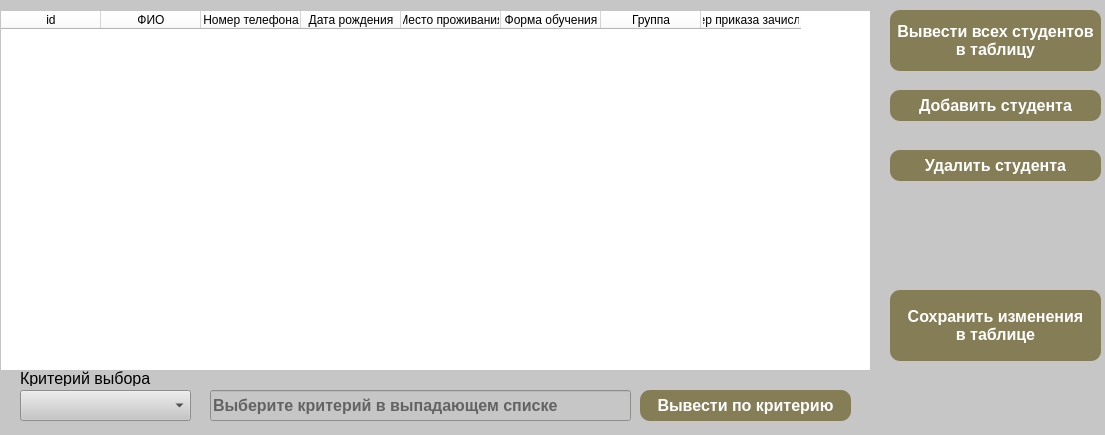
<?xml version="1.0" encoding="UTF-8"?>
<ui version="4.0">
 <class>main_student_window</class>
 <widget class="QMainWindow" name="main_student_window">
  <property name="geometry">
   <rect>
    <x>0</x>
    <y>0</y>
    <width>1105</width>
    <height>435</height>
   </rect>
  </property>
  <property name="windowTitle">
   <string>Форма студентов</string>
  </property>
  <property name="styleSheet">
   <string notr="true">background-color: rgb(198, 198, 198);</string>
  </property>
  <widget class="QWidget" name="centralwidget">
   <widget class="QPushButton" name="btn_open_add_student_form">
    <property name="geometry">
     <rect>
      <x>890</x>
      <y>90</y>
      <width>211</width>
      <height>31</height>
     </rect>
    </property>
    <property name="font">
     <font>
      <pointsize>12</pointsize>
      <weight>75</weight>
      <bold>true</bold>
     </font>
    </property>
    <property name="styleSheet">
     <string notr="true">QPushButton {background-color: rgb(133, 125, 86); 
color: White; border-radius: 10px;}
QPushButton:pressed {background-color:rgb(43, 252, 50) ; }</string>
    </property>
    <property name="text">
     <string>Добавить студента</string>
    </property>
    <property name="autoDefault">
     <bool>false</bool>
    </property>
    <property name="default">
     <bool>false</bool>
    </property>
    <property name="flat">
     <bool>false</bool>
    </property>
   </widget>
   <widget class="QPushButton" name="btn_open_delete_student_form">
    <property name="geometry">
     <rect>
      <x>890</x>
      <y>150</y>
      <width>211</width>
      <height>31</height>
     </rect>
    </property>
    <property name="font">
     <font>
      <pointsize>12</pointsize>
      <weight>75</weight>
      <bold>true</bold>
     </font>
    </property>
    <property name="styleSheet">
     <string notr="true">QPushButton {background-color: rgb(133, 125, 86); 
color: White; border-radius: 10px;}
QPushButton:pressed {background-color:rgb(43, 252, 50) ; }</string>
    </property>
    <property name="text">
     <string>Удалить студента</string>
    </property>
    <property name="autoDefault">
     <bool>false</bool>
    </property>
    <property name="default">
     <bool>false</bool>
    </property>
    <property name="flat">
     <bool>false</bool>
    </property>
   </widget>
   <widget class="QPushButton" name="btn_out_all_student">
    <property name="geometry">
     <rect>
      <x>890</x>
      <y>10</y>
      <width>211</width>
      <height>61</height>
     </rect>
    </property>
    <property name="font">
     <font>
      <pointsize>12</pointsize>
      <weight>75</weight>
      <bold>true</bold>
     </font>
    </property>
    <property name="styleSheet">
     <string notr="true">QPushButton {background-color: rgb(133, 125, 86); 
color: White; border-radius: 10px;}
QPushButton:pressed {background-color:rgb(43, 252, 50) ; }</string>
    </property>
    <property name="text">
     <string>Вывести всех студентов 
в таблицу</string>
    </property>
    <property name="autoDefault">
     <bool>false</bool>
    </property>
    <property name="default">
     <bool>false</bool>
    </property>
    <property name="flat">
     <bool>false</bool>
    </property>
   </widget>
   <widget class="QComboBox" name="cb_choice_filter">
    <property name="geometry">
     <rect>
      <x>20</x>
      <y>390</y>
      <width>171</width>
      <height>31</height>
     </rect>
    </property>
    <property name="font">
     <font>
      <pointsize>12</pointsize>
      <weight>75</weight>
      <bold>true</bold>
     </font>
    </property>
    <property name="currentText">
     <string/>
    </property>
    <item>
     <property name="text">
      <string/>
     </property>
    </item>
    <item>
     <property name="text">
      <string>id</string>
     </property>
    </item>
    <item>
     <property name="text">
      <string>ФИО</string>
     </property>
    </item>
    <item>
     <property name="text">
      <string>Номер телефона</string>
     </property>
    </item>
    <item>
     <property name="text">
      <string>Дата рождения</string>
     </property>
    </item>
    <item>
     <property name="text">
      <string>Группа</string>
     </property>
    </item>
    <item>
     <property name="text">
      <string>Способ обучения</string>
     </property>
    </item>
   </widget>
   <widget class="QLineEdit" name="edit_filter">
    <property name="enabled">
     <bool>false</bool>
    </property>
    <property name="geometry">
     <rect>
      <x>210</x>
      <y>390</y>
      <width>421</width>
      <height>31</height>
     </rect>
    </property>
    <property name="font">
     <font>
      <pointsize>12</pointsize>
      <weight>75</weight>
      <bold>true</bold>
     </font>
    </property>
    <property name="placeholderText">
     <string>Выберите критерий в выпадающем списке</string>
    </property>
   </widget>
   <widget class="QPushButton" name="btn_open_delete_student_form_2">
    <property name="geometry">
     <rect>
      <x>640</x>
      <y>390</y>
      <width>211</width>
      <height>31</height>
     </rect>
    </property>
    <property name="font">
     <font>
      <pointsize>12</pointsize>
      <weight>75</weight>
      <bold>true</bold>
     </font>
    </property>
    <property name="styleSheet">
     <string notr="true">QPushButton {background-color: rgb(133, 125, 86); 
color: White; border-radius: 10px;}
QPushButton:pressed {background-color:rgb(43, 252, 50) ; }</string>
    </property>
    <property name="text">
     <string>Вывести по критерию</string>
    </property>
    <property name="autoDefault">
     <bool>false</bool>
    </property>
    <property name="default">
     <bool>false</bool>
    </property>
    <property name="flat">
     <bool>false</bool>
    </property>
   </widget>
   <widget class="QLabel" name="label">
    <property name="geometry">
     <rect>
      <x>20</x>
      <y>370</y>
      <width>161</width>
      <height>16</height>
     </rect>
    </property>
    <property name="font">
     <font>
      <pointsize>12</pointsize>
     </font>
    </property>
    <property name="text">
     <string>Критерий выбора</string>
    </property>
   </widget>
   <widget class="QPushButton" name="btn_save_change">
    <property name="geometry">
     <rect>
      <x>890</x>
      <y>290</y>
      <width>211</width>
      <height>71</height>
     </rect>
    </property>
    <property name="font">
     <font>
      <pointsize>12</pointsize>
      <weight>75</weight>
      <bold>true</bold>
     </font>
    </property>
    <property name="styleSheet">
     <string notr="true">QPushButton {background-color: rgb(133, 125, 86); 
color: White; border-radius: 10px;}
QPushButton:pressed {background-color:rgb(43, 252, 50) ; }</string>
    </property>
    <property name="text">
     <string>Сохранить изменения
в таблице</string>
    </property>
    <property name="autoDefault">
     <bool>false</bool>
    </property>
    <property name="default">
     <bool>false</bool>
    </property>
    <property name="flat">
     <bool>false</bool>
    </property>
   </widget>
   <widget class="QTableWidget" name="table_all_student">
    <property name="geometry">
     <rect>
      <x>0</x>
      <y>10</y>
      <width>871</width>
      <height>361</height>
     </rect>
    </property>
    <property name="styleSheet">
     <string notr="true">background-color: rgb(255, 255, 255);</string>
    </property>
    <column>
     <property name="text">
      <string>id</string>
     </property>
    </column>
    <column>
     <property name="text">
      <string>ФИО</string>
     </property>
    </column>
    <column>
     <property name="text">
      <string>Номер телефона</string>
     </property>
    </column>
    <column>
     <property name="text">
      <string>Дата рождения</string>
     </property>
    </column>
    <column>
     <property name="text">
      <string>Место проживания</string>
     </property>
    </column>
    <column>
     <property name="text">
      <string>Форма обучения</string>
     </property>
    </column>
    <column>
     <property name="text">
      <string>Группа</string>
     </property>
    </column>
    <column>
     <property name="text">
      <string>Номер приказа зачисления</string>
     </property>
    </column>
   </widget>
  </widget>
 </widget>
 <resources/>
 <connections/>
</ui>
